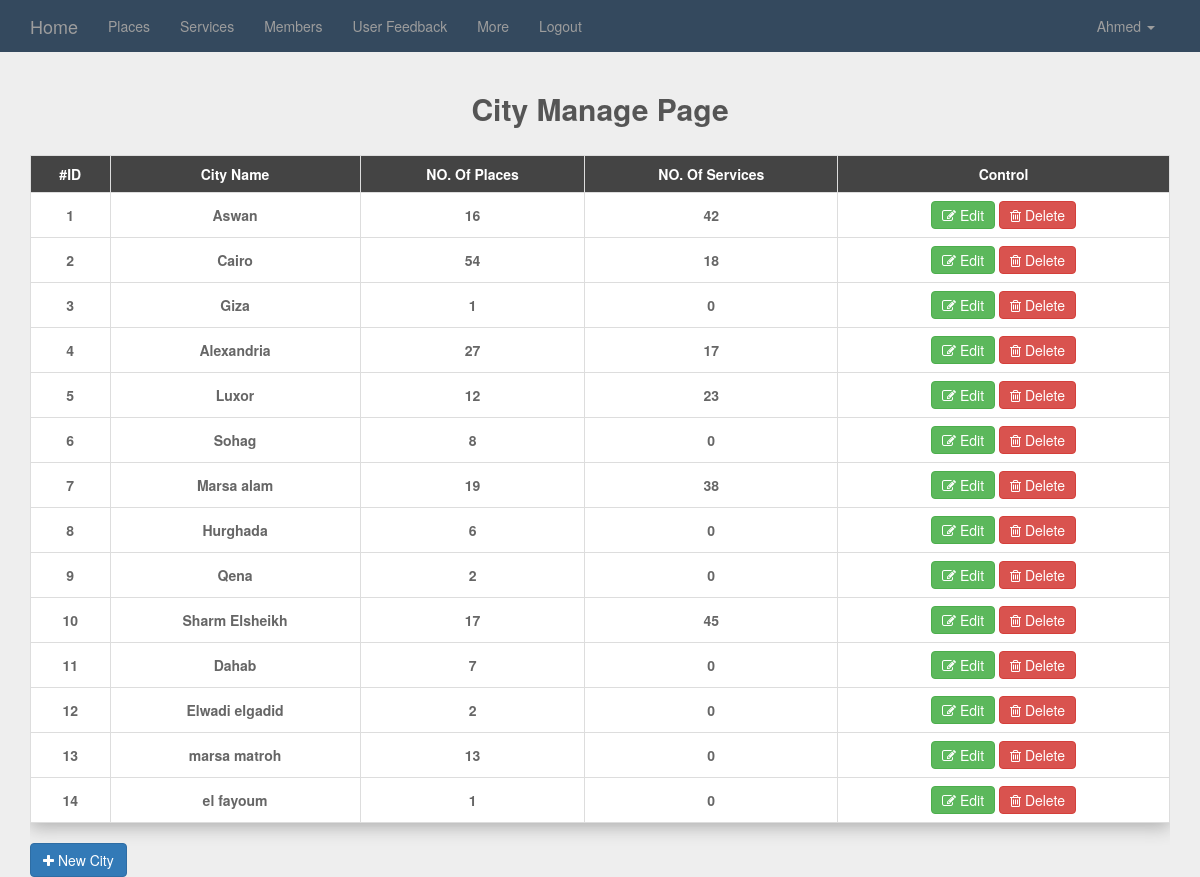
Page /admin/cities.php (signed in) on the committed database.
### tables this page shows
CREATE TABLE `city` (
  `cityId` int(11) NOT NULL,
  `cityName` varchar(255) NOT NULL,
  `photo` varchar(255) NOT NULL,
  `description` varchar(255) NOT NULL,
  `map` varchar(255) NOT NULL
);

### admin/cities.php (the view, shortened to what this page needs)
<?php
	include 'init.php';
	if(isset($_SESSION['username'])){
		$do = isset($_GET['do'])? $_GET['do']:'manage';
		if ($do == 'manage')
		{
			?>
			<div class="container">
				<h2 class="text-center">City Manage Page</h2>
				<div class="table-responsive">
					<table class="main-table text-center table table-bordered">
						<tr>
							<td>#ID</td>
							<td>City Name</td>
							<td>NO. Of Places </td>
							<td>NO. Of Services </td>
							<td>Control</td>
						</tr>
					<?php
						$sql="select cityId, cityName,count(pid) as noOfPlace from city left outer join place  on cityId = PCity group by cityId order by cityId";
						$stmt = $con->prepare($sql);
						$stmt->execute();
						$rows = $stmt->fetchAll();
					$sql2="select cityId, cityName,count(sid) as noOfService from city left outer join service on cityId= CtId group by cityId order by cityId";
						$stmt2 = $con->prepare($sql2);
						$stmt2->execute();
						$rows2 = $stmt2->fetchAll();
						foreach ($rows as $row) {
							echo "<tr>";
							echo "<td>". $row['cityId'] ."</td>";
							echo "<td>". $row['cityName'] ."</td>";
							echo "<td>". $row['noOfPlace'] ."</td>";
							foreach ($rows2 as $row2) {
								if($row['cityId'] == $row2['cityId'])
							echo "<td>". $row2['noOfService'] ."</td>";
 							 }
 							echo "<td>
							<a class='btn btn-success' href='?do=edit&cityId=".$row['cityId']."'><i class='fa fa-pencil-square-o' aria-hidden='true'></i> Edit</a>
							<a class='btn btn-danger delete-btn' data-toggle='confirmation' href='cities.php?do=Delete&cityId=". $row['cityId'] ."'><i class='fa fa-trash-o' aria-hidden='true'></i> Delete</a>
							</td>";
							echo "</tr>";
						}
					?>
					</table>
					<a class="btn btn-primary" href="?do=add"><i class="fa fa-plus"></i> New City</a>
				</div>
			</div>
		 	<?php
			}
		else{
			header("location:?do=manage");
		}
		include $tml . 'footer.php';
	}
	else{
		redirectHome("<div class'alert alert-danger'>You can't access this page!</div>");
	}
?>

### admin/layout/css/style.css (style rules this page uses)
* { padding: 0; margin: 0; }
body { background: #EEE }
h2 { font-weight: bold; color: #555; margin-bottom: 30px }
.main-table { box-shadow: 0px 4px 17px rgb(173, 173, 173); }
.main-table td { background-color: #fff; vertical-align: middle!important; font-weight: bold; color: #666 }
.main-table tr:first-child td { color: #fff; background-color: #444; font-weight: bold; }
.main-table .btn { padding: 3px 10px; }

### rows in the picture
city: cityId "1", cityName "Aswan", noOfPlace "16", noOfService "42"
city: cityId "2", cityName "Cairo", noOfPlace "54", noOfService "18"
city: cityId "3", cityName "Giza", noOfPlace "1", noOfService "0"
city: cityId "4", cityName "Alexandria", noOfPlace "27", noOfService "17"
city: cityId "5", cityName "Luxor", noOfPlace "12", noOfService "23"
city: cityId "6", cityName "Sohag", noOfPlace "8", noOfService "0"
city: cityId "7", cityName "Marsa alam", noOfPlace "19", noOfService "38"
city: cityId "8", cityName "Hurghada", noOfPlace "6", noOfService "0"
city: cityId "9", cityName "Qena", noOfPlace "2", noOfService "0"
city: cityId "10", cityName "Sharm Elsheikh", noOfPlace "17", noOfService "45"
city: cityId "11", cityName "Dahab", noOfPlace "7", noOfService "0"
city: cityId "12", cityName "Elwadi elgadid", noOfPlace "2", noOfService "0"
city: cityId "13", cityName "marsa matroh", noOfPlace "13", noOfService "0"
city: cityId "14", cityName "el fayoum", noOfPlace "1", noOfService "0"

### other values in the picture
$_SESSION['username'] "Ahmed"
